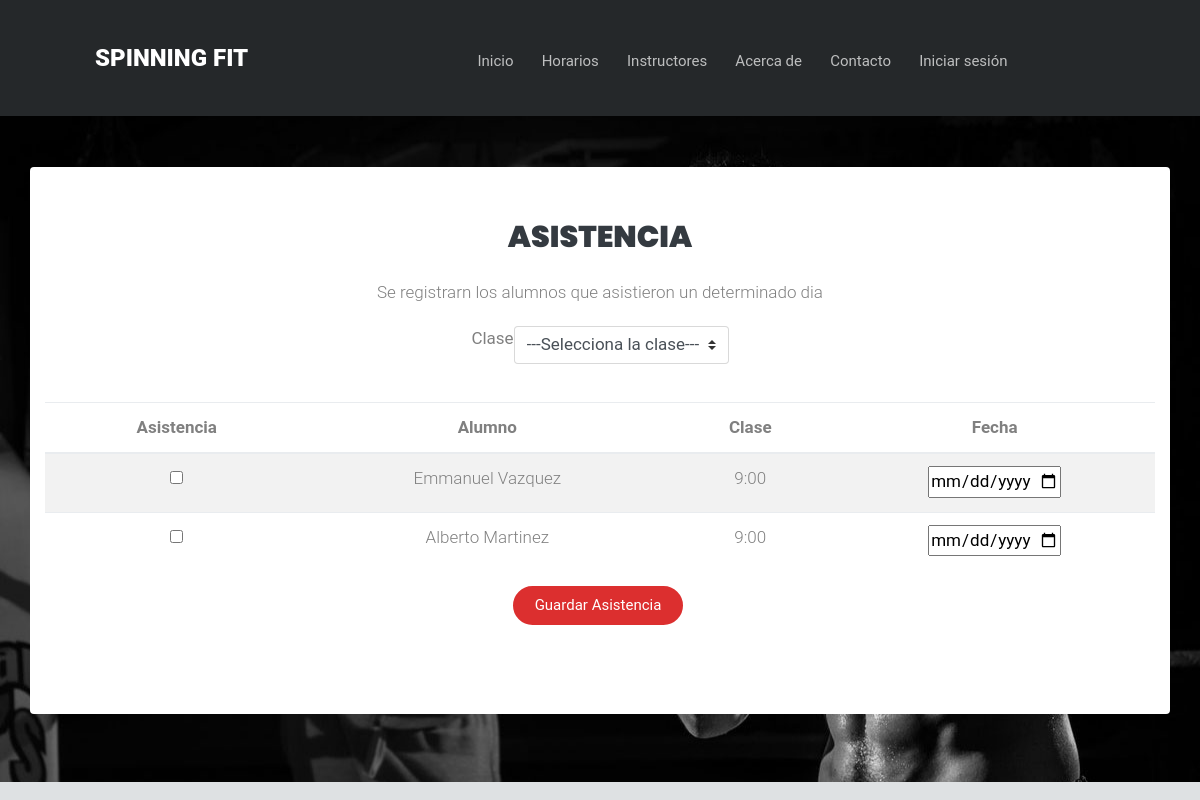
Screenshot of /ctAsistance.php with the database file from the repository.
### tables this page shows
CREATE TABLE IF NOT EXISTS `clases` (
  `idClases` int(11) NOT NULL AUTO_INCREMENT,
  `Instructor_idInstructor` int(11) NOT NULL,
  `hora_inicio` varchar(45) DEFAULT NULL,
  `hora_fin` varchar(45) DEFAULT NULL,
  `frecuencia` varchar(45) DEFAULT NULL,
  PRIMARY KEY (`idClases`),
  KEY `fk_Clases_Instructor1_idx` (`Instructor_idInstructor`),
  CONSTRAINT `fk_Clases_Instructor1` FOREIGN KEY (`Instructor_idInstructor`) REFERENCES `instructor` (`idinstructor`) ON DELETE CASCADE ON UPDATE CASCADE
);

CREATE TABLE IF NOT EXISTS `alumno` (
  `idalumno` int(11) NOT NULL AUTO_INCREMENT,
  `usuario_alumno` varchar(45) DEFAULT NULL,
  `contrasena_alumno` varchar(45) DEFAULT NULL,
  `nombre_alumno` varchar(45) DEFAULT NULL,
  `apellido_alumno` varchar(45) DEFAULT NULL,
  `direccion_alumno` varchar(45) DEFAULT NULL,
  `correo_alumno` varchar(45) DEFAULT NULL,
  `telefono_alumno` varchar(45) DEFAULT NULL,
  PRIMARY KEY (`idalumno`)
);

### ctAsistance.php (the view, shortened to what this page needs)
<!DOCTYPE HTML>
<html>
	<head>
	<link rel="stylesheet" href="css/animate.css">
	<link rel="stylesheet" href="css/icomoon.css">
	<link rel="stylesheet" href="css/bootstrap.css">
	<link rel="stylesheet" href="css/magnific-popup.css">
	<link rel="stylesheet" href="css/flexslider.css">
	<link rel="stylesheet" href="css/owl.carousel.min.css">
	<link rel="stylesheet" href="css/owl.theme.default.min.css">
	<link rel="stylesheet" href="fonts/flaticon/font/flaticon.css">
	<link rel="stylesheet" href="css/style.css">
	<link rel="stylesheet" href="css/styleasistencia.css">
	</head>
	<body>
		<?php
		include "php/conection.php";
		?>
	 	<div id="page">
	 		<nav class="colorlib-nav" role="navigation" style="background: #25282a;">
	 			<div class="top-menu">
	 				<div class="container">
	 					<div class="row">
	 						<div class="col-md-3">
							<div id="colorlib-logo"><a href="index.php">Spinning Fit</a></div>
						</div>
						<div class="col-md-9 text-center menu-1">
							<ul>
								<li><a href="index.php">Inicio</a></li>
								<li><a href="schedule.html">Horarios</a></li>
								<li><a href="trainers.html">Instructores</a></li>
								<li><a href="info.html">Acerca de</a></li>
								<li><a href="contact.html">Contacto</a></li>
								<?php include "php/SessionButtons.php"; ?>
							</ul>
						</div>
					</div>
				</div>
			</div>
		</nav>
		<div id="colorlib-main" style="background-image: url(images/img_bg_3.jpg);" data-stellar-background-ratio="0.5">
					<div class="container">
						<div class="row">
							<div class="col-12 mt-5 bg-white rounded">
								<div class="mt-5 text-center colorlib-heading animate-box">
								<h2 class="text-dark">Asistencia</h2>
								 <p>Se registrarn los alumnos que asistieron un determinado dia</p>
								<form action="php/UpdateAsistance.php" method="POST">
									<div class="form-group row justify-content-center">
										<div class="input-group-prepend">
											<label class="input-group-text" for="inputGroupSelect01">Clase</label>
										</div>
										<select class="custom-select" id="clases" name="clases" onchange="seleccionfiltro()">
											<option selected value="0">---Selecciona la clase---</option>
											<?php
											$query=$mysqli->query("SELECT hora_inicio FROM clases");
											while($clases=mysqli_fetch_array($query)){
												echo '<option value="'.$clases["hora_inicio"].'">'.$clases["hora_inicio"].'</option>';
											}
											?>
										</select>
									</div>
									<div class="row justify-content-center">
							     	</div>
								<table class="table table-striped" id="listas">
									 <thead >
										<tr>
											<th scope="col">Asistencia</th>
											<th scope="col">Alumno</th>
											<th scope="col">Clase</th>
											<th scope="col">Fecha</th>
										</tr>
									</thead>
									<tbody>
										<?php
											$querylistaclases=$mysqli->query("SELECT * FROM lista_clase");
											while($lista=mysqli_fetch_array($querylistaclases)){
												$idalumno=$lista["idalumno"];
												$idclase=$lista["idclase"];
												$query=$mysqli->query("SELECT * FROM alumno WHERE idalumno=".$idalumno."");
												$queryclases=$mysqli->query("SELECT * FROM clases WHERE idClases=".$idclase."");
												while($nombres=mysqli_fetch_array($query) and $clases=mysqli_fetch_array($queryclases)){
													echo '<tr>
												<th scope="row">
													<div class="row justify-content-center">
													  <div class="input-group-prepend">
													    <div class="input-group-text">
													      <input type="checkbox" id="checkstat" aria-label="Checkbox for following text input" name="Valid[]" value=1>
													      <input type="hidden" id="checkstathidden" aria-label="Checkbox for following text input" name="Valid[]" value=0>
													    </div>
												</th>
												<td>
													<div class="row justify-content-center">
											     		<label id="" name="" step="" value="">'.$nombres["nombre_alumno"]." ".$nombres["apellido_alumno"].'
											     	</div>
												</td>
											    <td>
											    	<div class="row justify-content-center">
											     		<label id="FechaAsis" name="" step="" value="">'.$clases["hora_inicio"].'
											     	</div>
											    </td>
											    <th>
											     	<div class="row justify-content-center">
											     		<input type="date" id="fecha" name="fecha" step="1" min="2013-01-01" max="2030-12-31" value="<?php echo $date; ?>" required>
											     	</div>
											    </th>
											</tr> ';
												}
											}
											?>
									</tbody>
								</table>
				<div class="form-group row justify-content-center">
                    <div class="col-sm-offset-2 col-sm-10">
                            <button type="submit" class="btn btn-primary" >Guardar Asistencia</button>
                    </div>
                </div>
	</body>
</html>

### css/style.css (style rules this page uses)
body { font-family: "Poppins", Arial, sans-serif; font-weight: 300; font-size: 17px; line-height: 1.5; color: gray; background: #fff; }
#page { position: relative; overflow-x: hidden; width: 100%; height: 100%; -webkit-transition: 0.5s; -o-transition: 0.5s; transition: 0.5s; }
a { color: #DC2F2F; -webkit-transition: 0.5s; -o-transition: 0.5s; transition: 0.5s; }
p { margin-bottom: 20px; }
h1, h2, h3, h4, h5, h6, figure { color: #000; font-family: "Poppins", Arial, sans-serif; font-weight: 400; margin: 0 0 20px 0; line-height: 1.5; }
.colorlib-nav { margin: 0; position: absolute; top: 0; left: 0; right: 0; z-index: 9; margin: 0 auto; }
.colorlib-nav .top-menu { padding: 40px 30px; }
.colorlib-nav #colorlib-logo { font-size: 24px; margin: 0; padding: 0; text-transform: uppercase; font-weight: 900; }
.colorlib-nav #colorlib-logo a { position: relative; color: #fff; }
@media screen and (min-width: 576px) { .colorlib-nav #colorlib-logo { margin-left: 50px; } }
.colorlib-nav ul { padding: 0; margin: 8px 0 0 0; }
.colorlib-nav ul li { padding: 0; margin: 0; list-style: none; display: inline; font-weight: 400; }
.colorlib-nav ul li a { position: relative; font-size: 15px; padding: 30px 12px; color: rgba(255, 255, 255, 0.7); -webkit-transition: 0.5s; -o-transition: 0.5s; transition: 0.5s; }
#colorlib-main { padding-top: 7em; padding-bottom: 4em; clear: both; z-index: 0; }
.form-group { margin-bottom: 30px; }
.form-group label { font-weight: 400; }
.colorlib-heading { margin-bottom: 5em; }
.colorlib-heading h2 { font-size: 30px; font-weight: 900; text-transform: uppercase; }
#colorlib-offcanvas a { color: rgba(255, 255, 255, 0.5); }
#colorlib-offcanvas ul { padding: 0; margin: 0; }
#colorlib-offcanvas ul li { padding: 0; margin: 0; list-style: none; }
.btn { margin-right: 4px; margin-bottom: 4px; font-size: 15px; font-weight: 400; -webkit-border-radius: 30px; -moz-border-radius: 30px; -ms-border-radius: 30px; border-radius: 30px; -webkit-transition: 0.5s; -o-transition: 0.5s; transition: 0.5s; padding: 8px 20px; }
.btn-primary { background: #DC2F2F; color: #fff; border: 2px solid #DC2F2F; }
.js .animate-box { opacity: 0; }

### css/styleasistencia.css (style rules this page uses)
* { margin: 0; padding: 0; -webkit-box-sizing: border-box; -moz-box-sizing: border-box; box-sizing: border-box; }
a { color: #03658c; text-decoration: none; }
ul { list-style-type: none; }
body { font-family: 'Roboto', Arial, Helvetica, Sans-serif, Verdana; background: #dee1e3; }
table tr { text-align: center; }
table th { text-align: center; }

### rows the page displays
clases: hora_inicio "9:00"
alumno: nombre_alumno "Emmanuel", apellido_alumno "Vazquez"
alumno: nombre_alumno "Alberto", apellido_alumno "Martinez"
